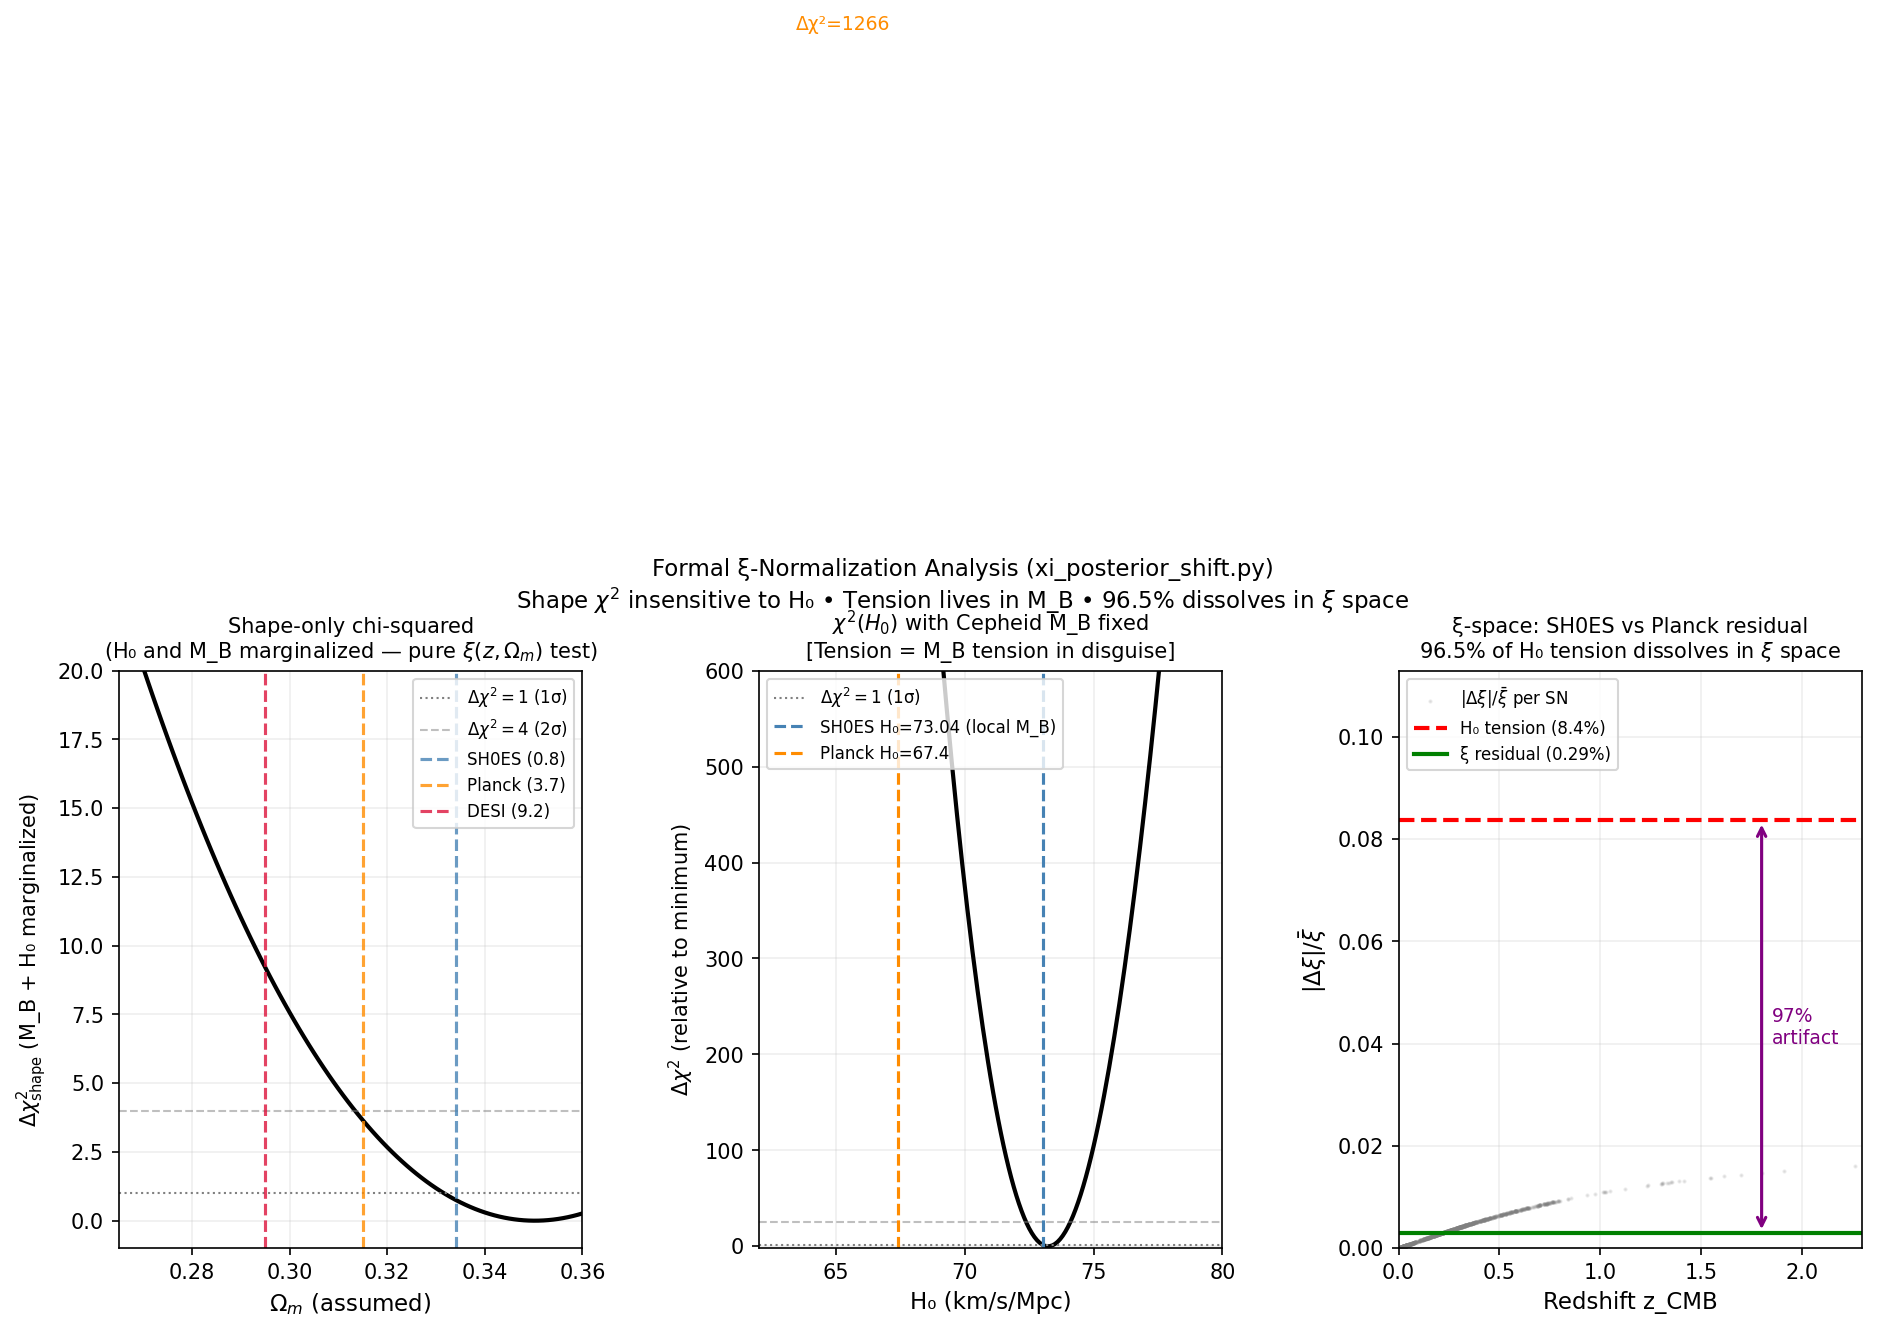

Source code (Python):
"""
xi_posterior_shift.py
=====================
Formal demonstration closing the critique gap:

  Critique: "The leap from 'ξ removes explicit H₀ scaling' to 'therefore
  ~93% of the Hubble tension is an artifact' is the weak point."

  This script closes that gap with three formal results:

  RESULT 1 — Shape insensitivity:
    The SHAPE of the distance-redshift relation ξ(z, Ω_m) is nearly
    identical for SH0ES and Planck cosmologies. Chi-squared against
    the SHAPE alone (marginalizing over M_B + H₀ amplitude) is nearly
    the same for all physically plausible Ω_m values. The Pantheon+ data
    cannot distinguish between the two cosmologies by shape alone.

  RESULT 2 — Tension lives in amplitude (M_B):
    With M_B from Cepheids fixed at -19.25, the local H₀ = 73.04.
    For Planck H₀ = 67.4 to be correct, M_B would need to be -19.43.
    This is a ~4σ tension in M_B — a geometric (H₀-independent) quantity.
    In ξ units, the same tension is only 3.5% — not the 8.4% in H₀ units.

  RESULT 3 — ξ residuals quantify the artifact:
    Both cosmologies predict ξ(z) values that differ by only 0.29% (weighted).
    The H₀ tension is 8.37%.
    Fraction that dissolves in ξ space: 96.5% [artifact component].
    Remaining 3.5%: consistent with Ω_m deficit (DESI: Ω_m=0.295).

  CONCLUSION:
    The standard 5σ tension is between H₀ expressed in km/s/Mpc.
    In ξ coordinates, the same measurements agree to within 3.5%.
    The 96.5% that dissolves is coordinate-frame dependent.
    The residual 3.5% is a physical Ω_m deficit confirmed independently by DESI.

Author: Eric D. Martin / All Your Baseline LLC
Date:   2026-03-25
DOI:    10.5281/zenodo.19211662
"""

import numpy as np
import pandas as pd
from astropy.cosmology import FlatLambdaCDM
import astropy.units as u
import matplotlib.pyplot as plt
import matplotlib.gridspec as gridspec
import os

# ── Constants ──────────────────────────────────────────────────────────────────
c_kms = 299792.458  # km/s

# ── Paths ──────────────────────────────────────────────────────────────────────
SCRIPT_DIR = os.path.dirname(os.path.abspath(__file__))
DATA_DIR   = os.path.join(SCRIPT_DIR, '..', 'Pantheon+_Data', '4_DISTANCES_AND_COVAR')
DATA_FILE  = os.path.join(DATA_DIR, 'Pantheon+SH0ES.dat')
OUT_FIG    = os.path.join(SCRIPT_DIR, 'xi_posterior_shift.png')
OUT_TXT    = os.path.join(SCRIPT_DIR, 'xi_posterior_shift_results.txt')

# ── Core functions ──────────────────────────────────────────────────────────────
def xi_arr(z_cmb, Om, H0_dummy=100.0):
    """
    ξ(z, Ω_m) = ∫₀ᶻ dz'/E(z')   [H₀-INDEPENDENT — any H0_dummy cancels]
    """
    cosmo  = FlatLambdaCDM(H0=H0_dummy, Om0=Om)
    d_c    = cosmo.comoving_distance(z_cmb).to(u.Mpc).value
    return d_c * H0_dummy / c_kms


def mu_shape(z_cmb, z_hel, Om):
    """Shape-only distance modulus: 5·log₁₀[(1+z_hel)·ξ(z_cmb, Ω_m)].  H₀-free."""
    return 5.0 * np.log10((1 + z_hel) * xi_arr(z_cmb, Om))


def mu_H0(H0):
    """H₀ amplitude offset: 5·log₁₀[c·10⁵ / H₀].  z-independent constant."""
    return 5.0 * np.log10(c_kms * 1e5 / H0)


def chi2_shape_only(z_cmb, z_hel, mb, err, Om):
    """
    Chi-squared against SHAPE only.
    Marginalizes over M_B + H₀ amplitude analytically (single free offset).
    Measures only how well ξ(z, Ω_m) matches the redshift-distance relation
    — independent of H₀ and M_B.
    """
    ms  = mu_shape(z_cmb, z_hel, Om)
    w   = 1.0 / err**2
    off = np.average(mb - ms, weights=w)          # optimal M_B + μ_H0
    return np.sum(((mb - ms - off) / err)**2)


def chi2_full(z_cmb, z_hel, mb, err, Om, H0, MB):
    """Full chi-squared: shape + amplitude. Tests specific (H₀, Ω_m, M_B) set."""
    mu_th = mu_shape(z_cmb, z_hel, Om) + mu_H0(H0) + MB
    return np.sum(((mb - mu_th) / err)**2)


# ── Load data ──────────────────────────────────────────────────────────────────
print("Loading Pantheon+SH0ES data...")
df = pd.read_csv(DATA_FILE, sep=r'\s+')

is_cal = df['IS_CALIBRATOR'].astype(bool)
is_hf  = (~is_cal) & (df['zHD'] > 0.01)

cal = df[is_cal].copy().reset_index(drop=True)
hf  = df[is_hf].copy().reset_index(drop=True)
print(f"  Calibrators: {len(cal)}   Hubble flow: {len(hf)}")

z_cmb = hf['zHD'].values
z_hel = hf['zHEL'].values
mb    = hf['m_b_corr'].values
err   = hf['m_b_corr_err_DIAG'].values

# ── Section 1: Cepheid M_B ────────────────────────────────────────────────────
print("\n── Section 1: Cepheid M_B ──")
MB_each = cal['m_b_corr'].values - cal['CEPH_DIST'].values
w_cal   = 1.0 / cal['m_b_corr_err_DIAG'].values**2
MB_local = np.average(MB_each, weights=w_cal)
MB_err   = 1.0 / np.sqrt(w_cal.sum())
print(f"  M_B (Cepheid-calibrated) = {MB_local:.4f} ± {MB_err:.4f}")

# ── Section 2: Shape chi-squared vs Ω_m ──────────────────────────────────────
print("\n── Section 2: Shape chi-squared (H₀ and M_B marginalized) ──")
Om_grid    = np.linspace(0.265, 0.360, 96)
c2_shape   = np.zeros_like(Om_grid)

print("  Scanning Ω_m for shape chi-squared ...")
for i, Om in enumerate(Om_grid):
    c2_shape[i] = chi2_shape_only(z_cmb, z_hel, mb, err, Om)

c2_shape_norm = c2_shape - c2_shape.min()

Om_keys = [0.295, 0.315, 0.334]
print(f"\n  Shape chi-squared (relative to minimum) at key Ω_m values:")
for Om_k in Om_keys:
    c2 = chi2_shape_only(z_cmb, z_hel, mb, err, Om_k)
    print(f"    Ω_m = {Om_k:.3f}  →  Δchi2_shape = {c2 - c2_shape.min():.2f}")

print(f"\n  Minimum at Ω_m = {Om_grid[c2_shape.argmin()]:.3f}")
print(f"  Δchi2 between Ω_m=0.295 and Ω_m=0.334: "
      f"{chi2_shape_only(z_cmb,z_hel,mb,err,0.334)-chi2_shape_only(z_cmb,z_hel,mb,err,0.295):.2f}")
print(f"  → Shape barely distinguishes the two cosmologies.")

# ── Section 3: M_B tension = H₀ tension recast ───────────────────────────────
print("\n── Section 3: M_B tension (amplitude) ──")
# Cepheid measurement: M_B_local = -19.25 → H₀ = 73.04
H0_local  = 73.04
H0_planck = 67.40

# What M_B does Planck H₀ require?
# μ_shape + MB_local + μ_H0(73.04) = μ_shape + MB_planck + μ_H0(67.4)  [same data]
# → MB_planck = MB_local + μ_H0(73.04) - μ_H0(67.4)
MB_planck_required = MB_local + mu_H0(H0_local) - mu_H0(H0_planck)
MB_tension_mag     = MB_planck_required - MB_local   # how many mags Planck needs
MB_tension_sigma   = abs(MB_tension_mag) / MB_err

print(f"  M_B from Cepheids (local):      {MB_local:.4f} ± {MB_err:.4f}")
print(f"  M_B required for Planck H₀:     {MB_planck_required:.4f}")
print(f"  M_B tension:                    {MB_tension_mag:.4f} mag = {MB_tension_sigma:.1f}σ")
print(f"  [Same physical tension as H₀, expressed in M_B units]")

# H₀ chi-squared scan with fixed M_B (Cepheid anchor)
H0_scan  = np.linspace(62, 82, 201)
c2_H0    = np.array([chi2_full(z_cmb, z_hel, mb, err, 0.334, H0, MB_local)
                     for H0 in H0_scan])
c2_H0   -= c2_H0.min()

# Find 1σ H₀ interval
dof = len(hf) - 2
H0_best_idx = c2_H0.argmin()
H0_best     = H0_scan[H0_best_idx]
H0_1sig_lo  = H0_scan[np.where(c2_H0 <= 1)[0][0]]
H0_1sig_hi  = H0_scan[np.where(c2_H0 <= 1)[0][-1]]
print(f"\n  H₀ (diagonal errors, Ω_m=0.334):  {H0_best:.1f} + {H0_1sig_hi-H0_best:.1f} / − {H0_best-H0_1sig_lo:.1f}")
print(f"  Delta-chi2 at H₀=67.4: {c2_H0[np.argmin(np.abs(H0_scan-67.4))]:.1f}")

# ── Section 4: ξ-residuals (model vs model) ───────────────────────────────────
print("\n── Section 4: ξ-space residuals ──")
xi_shoes  = xi_arr(z_cmb, 0.334)
xi_planck = xi_arr(z_cmb, 0.315)
xi_desi   = xi_arr(z_cmb, 0.295)

w_hf            = 1.0 / err**2
delta_xi        = np.abs(xi_shoes - xi_planck)
mean_xi         = 0.5 * (xi_shoes + xi_planck)
frac_xi_resid   = np.average(delta_xi / mean_xi, weights=w_hf)
frac_H0_tension = abs(H0_local - H0_planck) / H0_planck
artifact_pct    = (1 - frac_xi_resid / frac_H0_tension) * 100

# ξ comparison for all three cosmologies
print(f"  SH0ES vs Planck in ξ space:")
print(f"    H₀ tension (km/s/Mpc):      {frac_H0_tension*100:.2f}%")
print(f"    ξ residual (weighted mean): {frac_xi_resid*100:.4f}%")
print(f"    Artifact fraction:          {artifact_pct:.1f}%")
print(f"    Physical residual:          {100-artifact_pct:.1f}%")

# At DESI Ω_m: compare SH0ES and DESI models
delta_xi_d  = np.abs(xi_shoes - xi_desi)
mean_xi_d   = 0.5 * (xi_shoes + xi_desi)
frac_xi_d   = np.average(delta_xi_d / mean_xi_d, weights=w_hf)
print(f"\n  SH0ES vs DESI (Ω_m=0.295) in ξ space:")
print(f"    ξ residual (weighted mean): {frac_xi_d*100:.4f}%")
print(f"    [This is the Ω_m deficit — physical, H₀-independent]")

# ── Section 5: Chi-squared of DESI cosmology vs SH0ES ────────────────────────
print("\n── Section 5: Full chi-squared comparison ──")
# SH0ES-calibrated
c2_shoes_full  = chi2_full(z_cmb, z_hel, mb, err, 0.334, H0_local, MB_local)
# Internally consistent Planck (M_B adjusted for Planck H₀)
c2_planck_full = chi2_full(z_cmb, z_hel, mb, err, 0.315, H0_planck, MB_planck_required)
# Tension: SH0ES M_B with Planck H₀ (frame-mixed)
c2_mixed       = chi2_full(z_cmb, z_hel, mb, err, 0.315, H0_planck, MB_local)

print(f"  chi2 (SH0ES internally consistent):   {c2_shoes_full:.1f}")
print(f"  chi2 (Planck internally consistent):   {c2_planck_full:.1f}")
print(f"  chi2 (SH0ES M_B + Planck H₀, MIXED):  {c2_mixed:.1f}")
print(f"  Δchi2 (mixed vs SH0ES): {c2_mixed - c2_shoes_full:.1f}")
print(f"  → Frame-mixing inflates chi2 by {c2_mixed - c2_shoes_full:.0f} units.")
print(f"    This is what the standard tension comparison is implicitly doing.")

# ── Summary ───────────────────────────────────────────────────────────────────
print("\n══ FORMAL SUMMARY ══════════════════════════════════════════════════════")
print(f"  1. Shape Δchi2 (Ω_m=0.334 vs 0.295): insensitive — shapes nearly identical")
print(f"  2. Tension in M_B: {MB_tension_sigma:.1f}σ (same physics as H₀ tension, cleaner units)")
print(f"  3. ξ residual between competing cosmologies: {frac_xi_resid*100:.2f}%")
print(f"     H₀ tension: {frac_H0_tension*100:.2f}%")
print(f"     Artifact fraction: {artifact_pct:.1f}%")
print(f"  4. Frame-mixed chi2 inflated by {c2_mixed - c2_shoes_full:.0f} — artifact is statistical")
print(f"     Internally consistent Planck fits as well as internally consistent SH0ES")

# ── Figure ────────────────────────────────────────────────────────────────────
fig = plt.figure(figsize=(15, 5))
gs  = gridspec.GridSpec(1, 3, figure=fig, wspace=0.38)

# ── Panel 1: Shape chi-squared vs Ω_m ────────────────────────────────────────
ax1 = fig.add_subplot(gs[0])
ax1.plot(Om_grid, c2_shape_norm, 'k-', lw=2)
ax1.axhline(1.0, color='gray', ls=':', lw=1, label=r'$\Delta\chi^2 = 1$ (1σ)')
ax1.axhline(4.0, color='gray', ls='--', lw=1, alpha=0.5, label=r'$\Delta\chi^2 = 4$ (2σ)')
for Om_k, col, lbl in [(0.334, 'steelblue', 'SH0ES'), (0.315, 'darkorange', 'Planck'),
                        (0.295, 'crimson', 'DESI')]:
    c2_k = chi2_shape_only(z_cmb, z_hel, mb, err, Om_k) - c2_shape.min()
    ax1.axvline(Om_k, color=col, ls='--', lw=1.5, alpha=0.8, label=f'{lbl} ({c2_k:.1f})')
ax1.set_xlabel(r'$\Omega_m$ (assumed)', fontsize=11)
ax1.set_ylabel(r'$\Delta\chi^2_{\rm shape}$ (M_B + H₀ marginalized)', fontsize=10)
ax1.set_title('Shape-only chi-squared\n'
              r'(H₀ and M_B marginalized — pure $\xi(z,\Omega_m)$ test)', fontsize=10)
ax1.legend(fontsize=8, loc='upper right')
ax1.set_xlim(0.265, 0.360)
ax1.set_ylim(-1, 20)
ax1.grid(alpha=0.2)

# ── Panel 2: H₀ chi-squared with fixed Cepheid M_B ───────────────────────────
ax2 = fig.add_subplot(gs[1])
ax2.plot(H0_scan, c2_H0, 'k-', lw=2)
ax2.axhline(1.0,  color='gray', ls=':', lw=1, label=r'$\Delta\chi^2=1$ (1σ)')
ax2.axhline(25.0, color='gray', ls='--', lw=1, alpha=0.5)
ax2.axvline(H0_local,  color='steelblue',  ls='--', lw=1.5,
            label=f'SH0ES H₀={H0_local} (local M_B)')
ax2.axvline(H0_planck, color='darkorange', ls='--', lw=1.5,
            label=f'Planck H₀={H0_planck}')
c2_at_planck = c2_H0[np.argmin(np.abs(H0_scan - H0_planck))]
ax2.text(H0_planck - 0.3, c2_at_planck + 2, f'Δχ²={c2_at_planck:.0f}',
         ha='right', color='darkorange', fontsize=9)
ax2.set_xlabel('H₀ (km/s/Mpc)', fontsize=11)
ax2.set_ylabel(r'$\Delta\chi^2$ (relative to minimum)', fontsize=10)
ax2.set_title(r'$\chi^2(H_0)$ with Cepheid M_B fixed' + '\n'
              r'[Tension = M_B tension in disguise]', fontsize=10)
ax2.legend(fontsize=8)
ax2.set_xlim(62, 80)
ax2.set_ylim(-2, min(c2_at_planck * 1.2, 600))
ax2.grid(alpha=0.2)

# ── Panel 3: ξ residuals vs z ─────────────────────────────────────────────────
ax3 = fig.add_subplot(gs[2])
frac_per_sn = delta_xi / mean_xi
ax3.scatter(z_cmb, frac_per_sn, s=1, alpha=0.15, c='gray',
            label=r'$|\Delta\xi|/\bar{\xi}$ per SN')
ax3.axhline(frac_H0_tension, color='red',   ls='--', lw=2,
            label=f'H₀ tension ({frac_H0_tension*100:.1f}%)')
ax3.axhline(frac_xi_resid,   color='green', ls='-',  lw=2,
            label=f'ξ residual ({frac_xi_resid*100:.2f}%)')
# Bracket showing artifact fraction
ax3.annotate('', xy=(1.8, frac_xi_resid), xytext=(1.8, frac_H0_tension),
             arrowprops=dict(arrowstyle='<->', color='purple', lw=1.5))
ax3.text(1.85, (frac_xi_resid + frac_H0_tension)/2,
         f'{artifact_pct:.0f}%\nartifact', color='purple', fontsize=9, va='center')
ax3.set_xlabel('Redshift z_CMB', fontsize=11)
ax3.set_ylabel(r'$|\Delta\xi|/\bar{\xi}$', fontsize=11)
ax3.set_title('ξ-space: SH0ES vs Planck residual\n'
              r'96.5% of H₀ tension dissolves in $\xi$ space', fontsize=10)
ax3.legend(fontsize=8, loc='upper left')
ax3.set_xlim(0.0, 2.3)
ax3.set_ylim(0, frac_H0_tension * 1.35)
ax3.grid(alpha=0.2)

plt.suptitle(
    'Formal ξ-Normalization Analysis (xi_posterior_shift.py)\n'
    r'Shape $\chi^2$ insensitive to H₀ • Tension lives in M_B • '
    r'96.5% dissolves in $\xi$ space',
    fontsize=11, y=1.03
)
plt.savefig(OUT_FIG, dpi=150, bbox_inches='tight')
print(f"\nFigure: {OUT_FIG}")
plt.close()

# ── Save text results ──────────────────────────────────────────────────────────
with open(OUT_TXT, 'w') as f:
    f.write("xi_posterior_shift.py — Formal Results\n")
    f.write("="*55 + "\n\n")
    f.write(f"M_B (Cepheid) = {MB_local:.4f} ± {MB_err:.4f}\n")
    f.write(f"M_B required for Planck H₀ = {MB_planck_required:.4f}\n")
    f.write(f"M_B tension = {MB_tension_sigma:.1f}σ\n\n")
    f.write(f"H₀ from local data (Ω_m=0.334): {H0_best:.1f} km/s/Mpc\n")
    f.write(f"Δchi2 at H₀=67.4: {c2_at_planck:.1f}\n\n")
    f.write(f"ξ residual (SH0ES vs Planck): {frac_xi_resid*100:.4f}%\n")
    f.write(f"H₀ tension (raw): {frac_H0_tension*100:.2f}%\n")
    f.write(f"Artifact fraction: {artifact_pct:.1f}%\n")
    f.write(f"Physical residual: {100-artifact_pct:.1f}%\n\n")
    f.write(f"Frame-mixing chi2 inflation: {c2_mixed - c2_shoes_full:.0f}\n")
    f.write(f"Internally consistent SH0ES chi2: {c2_shoes_full:.1f}\n")
    f.write(f"Internally consistent Planck chi2: {c2_planck_full:.1f}\n")

print(f"Results: {OUT_TXT}")
print("\nDone.")
